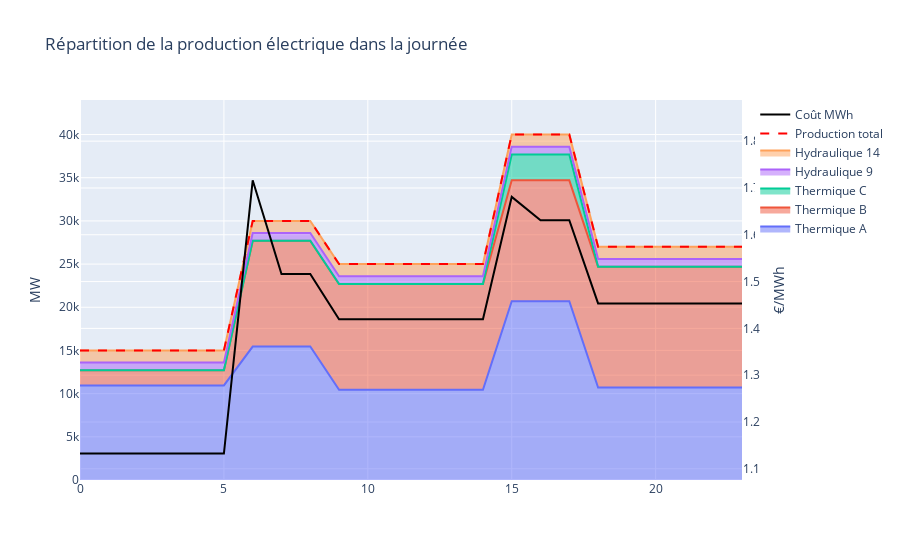

Notebook source saved alongside this figure:
### Code cell
def df_results5(dict_N,dict_P,dict_Nstart,dict_Thermique,dict_Hydro):
    df = pd.DataFrame()
    df["h"] = range(24) 
    df["Consommation (MW)"] = consommation
    df["Production total"] = 0
    df["Coût total"] = 0
    for X in dict_Thermique:
        df[f"Nb centrale {X}"] = [int(dict_N[X,t].X) for t in range(24)]
        df[f"Puissance tot {X}"] = [dict_P[X,t].X for t in range(24)]
        df[f"Coût {X}"] = [dict_N[X,t].X * dict_Thermique[X].Cbase + (dict_P[X,t].X - dict_N[X,t].X * dict_Thermique[X].Pmin) * dict_Thermique[X].Cmwh + dict_Nstart[X,t].X*dict_2[X].Cstart for t in range(24)]
        df["Production total"] += df[f"Puissance tot {X}"]
        df["Coût total"] += df[f"Coût {X}"]
    for Y in dict_Hydro:
        df[f"Fonctionnement {Y}"] = [dict_H[Y,t].X for t in range(24)]
        df[f"Puissance tot {Y}"] = [dict_H[Y,t].X * dict_Hydro[Y].P for t in range(24)]
        df[f"Coût {Y}"] = [dict_H[Y,t].X * dict_Hydro[Y].Cheure + dict_Hstart[Y,t].X * dict_Hydro[Y].Cstart for t in range(24)]
        df["Production total"] += df[f"Puissance tot {Y}"]
        df["Coût total"] += df[f"Coût {Y}"]
    df["Coût MWh"] = df["Coût total"]/df["Production total"]
    return df
df = df_results5(dict_N=dict_N,dict_P=dict_P,dict_Nstart=dict_Nstart,dict_Thermique=dict_Thermique,dict_Hydro=dict_Hydro)
def Results_viz5(df):
    fig = go.Figure()

    Ybis = df["Consommation (MW)"].copy()*0
    for X in dict_Thermique:
        Ybis += df[f"Puissance tot {X}"]
        fig.add_trace(
            go.Scatter(
            x=df["h"], 
            y=Ybis, 
            fill='tonexty',
            name = f"Thermique {X}"
            )
        )
    for Y in dict_Hydro:
        Ybis += df[f"Puissance tot {Y}"]
        fig.add_trace(
            go.Scatter(
            x=df["h"], 
            y=Ybis, 
            fill='tonexty',
            name = f"Hydraulique {Y}"
            )
        )

    # fig.add_trace(
    #     go.Scatter(
    #         x = df["h"],
    #         y = df["Consommation (MW)"],
    #         name = "Consommation"
    #     )
    # )
    fig.add_trace(
        go.Scatter(
            x = df["h"],
            y = df["Production total"],
            name="Production total",
            line = dict(dash='dash',color="red")
        )
    )
    fig.add_trace(
        go.Scatter(
            x=df["h"],
            y=df["Coût MWh"],
            yaxis="y2",
            name="Coût MWh",
            line_color="black"
        )
    )

    fig.update_layout(
        hovermode='x',
        yaxis=dict(title="MW" ,range=[0,df["Consommation (MW)"].max()*1.1]),
        yaxis2=dict(title="€/MWh",
        range=[df["Coût MWh"].min()*0.95,df["Coût MWh"].max()*1.1],
        anchor="free",
        overlaying="y",
        side="right",
        position=1
        ),
        title = "Répartition de la production électrique dans la journée"
    )
    return fig
fig = Results_viz5(df)
fig.write_html("test.html")
fig.show()

### Figure 1 — Plotly figure (JSON) as saved in the notebook; plotly's stock layout.template omitted (floating-point values rounded to 4 significant figures)
{"data": [{"fill": "tonexty", "name": "Thermique A", "type": "scatter", "x": [0, 1, 2, 3, 4, 5, 6, 7, 8, 9, 10, 11, 12, 13, 14, 15, 16, 17, 18, 19, 20, 21, 22, 23], "y": [10950.0, 10950.0, 10950.0, 10950.0, 10950.0, 10950.0, 15450.0, 15450.0, 15450.0, 10450.0, 10450.0, 10450.0, 10450.0, 10450.0, 10450.0, 20700.0, 20700.0, 20700.0, 10700.0, 10700.0, 10700.0, 10700.0, 10700.0, 10700.0]}, {"fill": "tonexty", "name": "Thermique B", "type": "scatter", "x": [0, 1, 2, 3, 4, 5, 6, 7, 8, 9, 10, 11, 12, 13, 14, 15, 16, 17, 18, 19, 20, 21, 22, 23], "y": [12700, 12700, 12700, 12700, 12700, 12700, 27700, 27700, 27700, 22700, 22700, 22700, 22700, 22700, 22700, 34700, 34700, 34700, 24700, 24700, 24700, 24700, 24700, 24700]}, {"fill": "tonexty", "name": "Thermique C", "type": "scatter", "x": [0, 1, 2, 3, 4, 5, 6, 7, 8, 9, 10, 11, 12, 13, 14, 15, 16, 17, 18, 19, 20, 21, 22, 23], "y": [12700, 12700, 12700, 12700, 12700, 12700, 27700, 27700, 27700, 22700, 22700, 22700, 22700, 22700, 22700, 37700, 37700, 37700, 24700, 24700, 24700, 24700, 24700, 24700]}, {"fill": "tonexty", "name": "Hydraulique 9", "type": "scatter", "x": [0, 1, 2, 3, 4, 5, 6, 7, 8, 9, 10, 11, 12, 13, 14, 15, 16, 17, 18, 19, 20, 21, 22, 23], "y": [13600, 13600, 13600, 13600, 13600, 13600, 28600, 28600, 28600, 23600, 23600, 23600, 23600, 23600, 23600, 38600, 38600, 38600, 25600, 25600, 25600, 25600, 25600, 25600]}, {"fill": "tonexty", "name": "Hydraulique 14", "type": "scatter", "x": [0, 1, 2, 3, 4, 5, 6, 7, 8, 9, 10, 11, 12, 13, 14, 15, 16, 17, 18, 19, 20, 21, 22, 23], "y": [15000, 15000, 15000, 15000, 15000, 15000, 30000, 30000, 30000, 25000, 25000, 25000, 25000, 25000, 25000, 40000, 40000, 40000, 27000, 27000, 27000, 27000, 27000, 27000]}, {"line": {"color": "red", "dash": "dash"}, "name": "Production total", "type": "scatter", "x": [0, 1, 2, 3, 4, 5, 6, 7, 8, 9, 10, 11, 12, 13, 14, 15, 16, 17, 18, 19, 20, 21, 22, 23], "y": [15000, 15000, 15000, 15000, 15000, 15000, 30000, 30000, 30000, 25000, 25000, 25000, 25000, 25000, 25000, 40000, 40000, 40000, 27000, 27000, 27000, 27000, 27000, 27000]}, {"line": {"color": "black"}, "name": "Coût MWh", "type": "scatter", "x": [0, 1, 2, 3, 4, 5, 6, 7, 8, 9, 10, 11, 12, 13, 14, 15, 16, 17, 18, 19, 20, 21, 22, 23], "y": [1.133, 1.133, 1.133, 1.133, 1.133, 1.133, 1.716, 1.516, 1.516, 1.42, 1.42, 1.42, 1.42, 1.42, 1.42, 1.681, 1.631, 1.631, 1.453, 1.453, 1.453, 1.453, 1.453, 1.453], "yaxis": "y2"}], "layout": {"hovermode": "x", "title": {"text": "Répartition de la production électrique dans la journée"}, "yaxis": {"range": [0, 44000], "title": {"text": "MW"}}, "yaxis2": {"anchor": "free", "overlaying": "y", "position": 1, "range": [1.076, 1.888], "side": "right", "title": {"text": "€/MWh"}}}}
